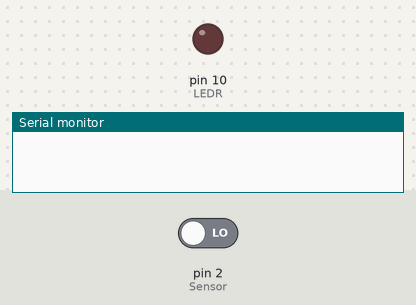
The sketch below on a simulated Arduino Uno, built with avr-gcc and run on an emulated ATmega328P. Shown: output pins drawn as LEDs (lit = HIGH), the last lines printed to the serial monitor. The test bench sets the inputs (shaded band); at power-on: pin 2 (Sensor) LOW.

Above: at 1.2 s.
1.3 s: pin 2 (Sensor) driven HIGH
At 1.8 s:
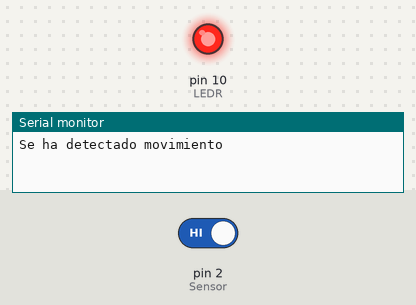
2.8 s: pin 2 (Sensor) driven LOW
At 4.1 s:
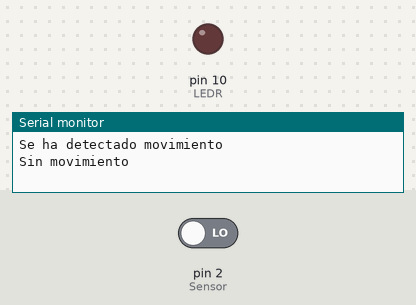
Timing chart, 0 to 5.8 s (numbered marks = the images above; inputs shaded):
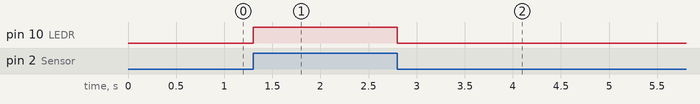

The sketch:

12_Alarma_Anti_Intrusos_PIR.ino
```cpp
int LEDR = 10;                  // Pin de LED Rojo para mostrar que se ha detectado movimiento
int Sensor = 2;                 // Pin para recibir la señal del sensor PIR
int EstadoSensor = LOW;         // Iniciamos el sensor como en no deteccion
int Valor = 0;                  // Variable para el estado del sensor
void setup()
{
  pinMode(LEDR, OUTPUT);      // Declarar LED Rojo como salida
  pinMode(Sensor, INPUT);     // Declrar sensor como entrada
  Serial.begin(9600);         /* Inicio de la funcion de comunicacion serial y realizacion de la velocidad de transmision entre el Arduino
                                 y la Computadora, la velocidad de Baudios debe ser la misma en ambos sistemas para que las instrucciones
                                 puedan ser enviadas y recibidas.
                              */
}
void loop()
{
  Valor = digitalRead(Sensor);                        // Leemos el valor del Sensor y lo guardamos en Valor
  if (Valor == HIGH)                                  // Si el valor es alto (deteccion)
  {
    digitalWrite(LEDR, HIGH);                         // Encendemos LED Rojo
    if (EstadoSensor == LOW)                          // Si el estado del sensor es bajo (memoria)
    {
      Serial.println("Se ha detectado movimiento");   // Escritura en puerto serial de deteccion de movimiento
      EstadoSensor = HIGH;                            // Cambio de EstadoSensor a alto (memoria)
    }
  }
  else                                                // De otro modo... (si no hay deteccion)
  {
    digitalWrite(LEDR, LOW);                          // Apagamos LED Rojo
    if (EstadoSensor == HIGH)                         // Si EstadoSensor es alto (memoria)
    {
      Serial.println("Sin movimiento");               // Mensaje de no detección
      EstadoSensor = LOW;                             // Cambio de EstadoSensor a bajo (memoria)
    }
  }
}
```

Measured:
- after the input at 1.3 s, pin 10 (LEDR): LOW → HIGH at once
- after the input at 2.8 s, pin 10 (LEDR): HIGH → LOW at once
